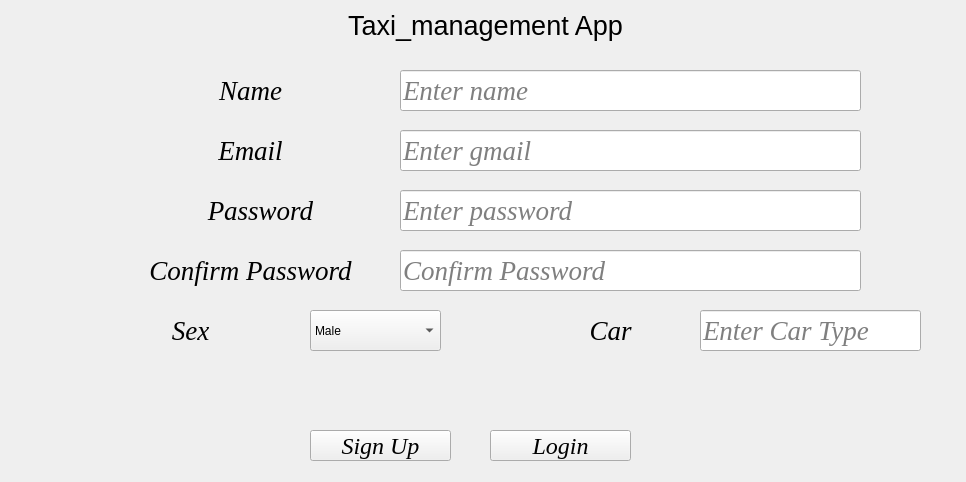
<?xml version="1.0" encoding="UTF-8"?>
<ui version="4.0">
 <class>Form</class>
 <widget class="QWidget" name="Form">
  <property name="geometry">
   <rect>
    <x>0</x>
    <y>0</y>
    <width>966</width>
    <height>482</height>
   </rect>
  </property>
  <property name="windowTitle">
   <string>Form</string>
  </property>
  <widget class="QLabel" name="label_3">
   <property name="geometry">
    <rect>
     <x>140</x>
     <y>250</y>
     <width>221</width>
     <height>41</height>
    </rect>
   </property>
   <property name="font">
    <font>
     <family>Times New Roman</family>
     <pointsize>20</pointsize>
     <italic>true</italic>
    </font>
   </property>
   <property name="text">
    <string>Confirm Password</string>
   </property>
   <property name="alignment">
    <set>Qt::AlignCenter</set>
   </property>
  </widget>
  <widget class="QLineEdit" name="lineEdit_4">
   <property name="geometry">
    <rect>
     <x>400</x>
     <y>250</y>
     <width>461</width>
     <height>41</height>
    </rect>
   </property>
   <property name="font">
    <font>
     <family>Times New Roman</family>
     <pointsize>20</pointsize>
     <italic>true</italic>
    </font>
   </property>
   <property name="text">
    <string/>
   </property>
   <property name="echoMode">
    <enum>QLineEdit::Password</enum>
   </property>
   <property name="placeholderText">
    <string>Confirm Password</string>
   </property>
  </widget>
  <widget class="QLabel" name="label">
   <property name="geometry">
    <rect>
     <x>170</x>
     <y>70</y>
     <width>161</width>
     <height>41</height>
    </rect>
   </property>
   <property name="font">
    <font>
     <family>Times New Roman</family>
     <pointsize>20</pointsize>
     <italic>true</italic>
    </font>
   </property>
   <property name="text">
    <string>Name</string>
   </property>
   <property name="alignment">
    <set>Qt::AlignCenter</set>
   </property>
  </widget>
  <widget class="QPushButton" name="pushButton_2">
   <property name="geometry">
    <rect>
     <x>490</x>
     <y>430</y>
     <width>141</width>
     <height>31</height>
    </rect>
   </property>
   <property name="font">
    <font>
     <family>Times New Roman</family>
     <pointsize>18</pointsize>
     <italic>true</italic>
    </font>
   </property>
   <property name="text">
    <string>Login</string>
   </property>
  </widget>
  <widget class="QLineEdit" name="lineEdit">
   <property name="geometry">
    <rect>
     <x>400</x>
     <y>70</y>
     <width>461</width>
     <height>41</height>
    </rect>
   </property>
   <property name="font">
    <font>
     <family>Times New Roman</family>
     <pointsize>20</pointsize>
     <italic>true</italic>
    </font>
   </property>
   <property name="text">
    <string/>
   </property>
   <property name="placeholderText">
    <string>Enter name</string>
   </property>
  </widget>
  <widget class="QLabel" name="label_6">
   <property name="geometry">
    <rect>
     <x>280</x>
     <y>370</y>
     <width>371</width>
     <height>41</height>
    </rect>
   </property>
   <property name="font">
    <font>
     <family>Times New Roman</family>
     <italic>true</italic>
    </font>
   </property>
   <property name="text">
    <string/>
   </property>
   <property name="alignment">
    <set>Qt::AlignCenter</set>
   </property>
  </widget>
  <widget class="QLabel" name="label_7">
   <property name="geometry">
    <rect>
     <x>180</x>
     <y>190</y>
     <width>161</width>
     <height>41</height>
    </rect>
   </property>
   <property name="font">
    <font>
     <family>Times New Roman</family>
     <pointsize>20</pointsize>
     <italic>true</italic>
    </font>
   </property>
   <property name="text">
    <string>Password</string>
   </property>
   <property name="alignment">
    <set>Qt::AlignCenter</set>
   </property>
  </widget>
  <widget class="QPushButton" name="pushButton">
   <property name="geometry">
    <rect>
     <x>310</x>
     <y>430</y>
     <width>141</width>
     <height>31</height>
    </rect>
   </property>
   <property name="font">
    <font>
     <family>Times New Roman</family>
     <pointsize>18</pointsize>
     <italic>true</italic>
    </font>
   </property>
   <property name="text">
    <string>Sign Up</string>
   </property>
  </widget>
  <widget class="QLabel" name="label_2">
   <property name="geometry">
    <rect>
     <x>170</x>
     <y>130</y>
     <width>161</width>
     <height>41</height>
    </rect>
   </property>
   <property name="font">
    <font>
     <family>Times New Roman</family>
     <pointsize>20</pointsize>
     <italic>true</italic>
    </font>
   </property>
   <property name="text">
    <string>Email</string>
   </property>
   <property name="alignment">
    <set>Qt::AlignCenter</set>
   </property>
  </widget>
  <widget class="QLabel" name="label_5">
   <property name="geometry">
    <rect>
     <x>150</x>
     <y>0</y>
     <width>671</width>
     <height>51</height>
    </rect>
   </property>
   <property name="font">
    <font>
     <pointsize>20</pointsize>
    </font>
   </property>
   <property name="text">
    <string>Taxi_management App</string>
   </property>
   <property name="alignment">
    <set>Qt::AlignCenter</set>
   </property>
  </widget>
  <widget class="QLineEdit" name="lineEdit_2">
   <property name="geometry">
    <rect>
     <x>700</x>
     <y>310</y>
     <width>221</width>
     <height>41</height>
    </rect>
   </property>
   <property name="font">
    <font>
     <family>Times New Roman</family>
     <pointsize>20</pointsize>
     <italic>true</italic>
    </font>
   </property>
   <property name="text">
    <string/>
   </property>
   <property name="placeholderText">
    <string>Enter Car Type</string>
   </property>
  </widget>
  <widget class="QLineEdit" name="lineEdit_3">
   <property name="geometry">
    <rect>
     <x>400</x>
     <y>190</y>
     <width>461</width>
     <height>41</height>
    </rect>
   </property>
   <property name="font">
    <font>
     <family>Times New Roman</family>
     <pointsize>20</pointsize>
     <italic>true</italic>
    </font>
   </property>
   <property name="text">
    <string/>
   </property>
   <property name="echoMode">
    <enum>QLineEdit::Password</enum>
   </property>
   <property name="placeholderText">
    <string>Enter password</string>
   </property>
  </widget>
  <widget class="QComboBox" name="comboBox">
   <property name="geometry">
    <rect>
     <x>310</x>
     <y>310</y>
     <width>131</width>
     <height>41</height>
    </rect>
   </property>
   <item>
    <property name="text">
     <string>Male</string>
    </property>
   </item>
   <item>
    <property name="text">
     <string>Female</string>
    </property>
   </item>
   <item>
    <property name="text">
     <string>Other</string>
    </property>
   </item>
  </widget>
  <widget class="QLabel" name="label_4">
   <property name="geometry">
    <rect>
     <x>110</x>
     <y>310</y>
     <width>161</width>
     <height>41</height>
    </rect>
   </property>
   <property name="font">
    <font>
     <family>Times New Roman</family>
     <pointsize>20</pointsize>
     <italic>true</italic>
    </font>
   </property>
   <property name="text">
    <string>Sex</string>
   </property>
   <property name="alignment">
    <set>Qt::AlignCenter</set>
   </property>
  </widget>
  <widget class="QLineEdit" name="lineEdit_5">
   <property name="geometry">
    <rect>
     <x>400</x>
     <y>130</y>
     <width>461</width>
     <height>41</height>
    </rect>
   </property>
   <property name="font">
    <font>
     <family>Times New Roman</family>
     <pointsize>20</pointsize>
     <italic>true</italic>
    </font>
   </property>
   <property name="text">
    <string/>
   </property>
   <property name="echoMode">
    <enum>QLineEdit::Normal</enum>
   </property>
   <property name="placeholderText">
    <string>Enter gmail</string>
   </property>
  </widget>
  <widget class="QLabel" name="label_8">
   <property name="geometry">
    <rect>
     <x>530</x>
     <y>310</y>
     <width>161</width>
     <height>41</height>
    </rect>
   </property>
   <property name="font">
    <font>
     <family>Times New Roman</family>
     <pointsize>20</pointsize>
     <italic>true</italic>
    </font>
   </property>
   <property name="text">
    <string>Car</string>
   </property>
   <property name="alignment">
    <set>Qt::AlignCenter</set>
   </property>
  </widget>
 </widget>
 <resources/>
 <connections/>
</ui>
